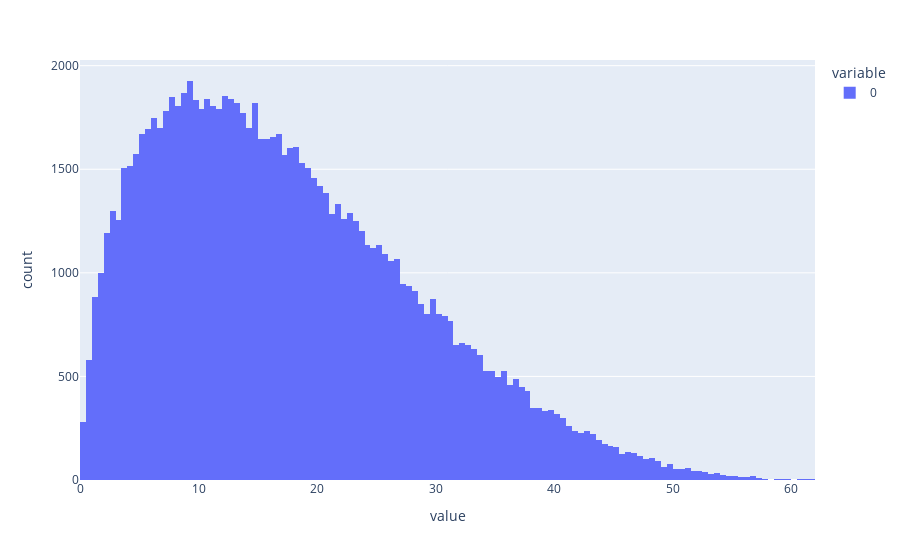

Notebook code for this chart:
### Code cell
fig = px.histogram(y)
fig.show()

### Figure 1 — Plotly figure (JSON) as saved in the notebook; plotly's stock layout.template omitted (floating-point values rounded to 4 significant figures; data arrays with more than 128 entries replaced by an {"elided": "..."} marker saying what was removed)
{"data": [{"alignmentgroup": "True", "bingroup": "x", "hovertemplate": "variable=0<br>value=%{x}<br>count=%{y}<extra></extra>", "legendgroup": "0", "marker": {"color": "#636efa", "pattern": {"shape": ""}}, "name": "0", "offsetgroup": "0", "orientation": "v", "showlegend": true, "type": "histogram", "x": {"elided": "100000 float values"}, "xaxis": "x", "yaxis": "y"}], "layout": {"barmode": "relative", "legend": {"title": {"text": "variable"}, "tracegroupgap": 0}, "margin": {"t": 60}, "xaxis": {"anchor": "y", "domain": [0, 1], "title": {"text": "value"}}, "yaxis": {"anchor": "x", "domain": [0, 1], "title": {"text": "count"}}}}
